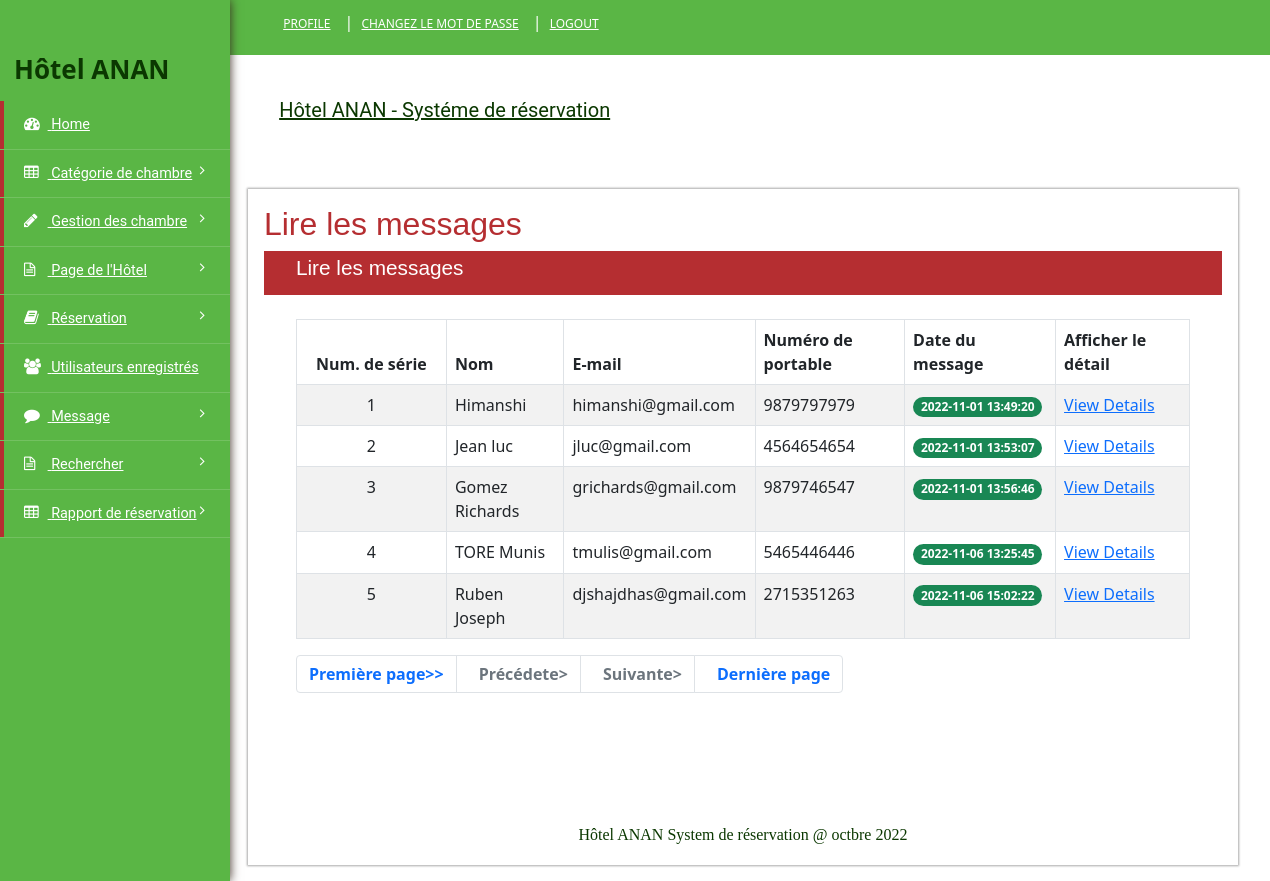
Screenshot of /admin/read-enquiry.php (signed in) with the database file from the repository.
### tables this page shows
CREATE TABLE `contact` (
  `ID` int(10) NOT NULL,
  `Name` varchar(200) DEFAULT NULL,
  `MobileNumber` bigint(10) DEFAULT NULL,
  `Email` varchar(200) DEFAULT NULL,
  `Message` mediumtext DEFAULT NULL,
  `EnquiryDate` timestamp NULL DEFAULT current_timestamp(),
  `IsRead` int(5) DEFAULT NULL
);

### admin/read-enquiry.php (the view, shortened to what this page needs)
<?php
include('includephp/connectionbd.php');
if (strlen($_SESSION['hotelanan']==0)) {
   header('location:logout.php');
} else{?>
	<!DOCTYPE HTML>
	<html>
		<head>
			<link href="css/style.css" rel="stylesheet" type="text/css" media="all" />
			<link href="https://cdn.jsdelivr.net/npm/bootstrap@5.0.0-beta1/dist/css/bootstrap.min.css" rel="stylesheet">
			<link href="css/font-awesome.css" rel="stylesheet">
		</head>
		<body>
			<div class="page-container">
				<div class="left-content">
					<div class="inner-content">
						<?php include_once('includephp/header.php');?>
						<div class="content">
							<div class="women_main">
								<div class="grids">
									<div class="progressbar-heading grids-heading">
										<h2>Lire les messages</h2>
									</div>
									<div class="panel panel-widget forms-panel">
										<div class="forms">
											<div class="form-grids widget-shadow" data-example-id="basic-forms">
												<div class="form-title">
													<h4>Lire les messages</h4>
												</div>
												<div class="form-body">
													<table class="table table-bordered table-striped table-vcenter js-dataTable-full-pagination">
														<thead>
															<tr>
																<th class="text-center">Num. de série</th>
																<th>Nom</th>
																<th class="d-none d-sm-table-cell">E-mail</th>
																<th class="d-none d-sm-table-cell">Numéro de portable</th>
																<th class="d-none d-sm-table-cell">Date du message</th>
																<th class="d-none d-sm-table-cell" style="width: 15%;">Afficher le détail</th>
															</tr>
														</thead>
														<tbody>
															<?php
															if (isset($_GET['pageno'])) {
																$pageno = $_GET['pageno'];
															} else {
																$pageno = 1;
															}
															$no_of_records_per_page = 5;
															$offset = ($pageno-1) * $no_of_records_per_page;
															$ret = "SELECT ID FROM contact";
															$query1 = $dbh -> prepare($ret);
															$query1->execute();
															$total_rows=$query1->rowCount();
															$total_pages = ceil($total_rows / $no_of_records_per_page);
															$sql="SELECT * from contact where IsRead='1' LIMIT $offset, $no_of_records_per_page";
															$query = $dbh -> prepare($sql);
															$query->execute();
															$results=$query->fetchAll(PDO::FETCH_OBJ);
															$cnt=1;
															if($query->rowCount() > 0)
															{
																foreach($results as $row)
																{               ?>
																	<tr>
																		<td class="text-center"><?php echo htmlentities($cnt);?></td>
																		<td class="font-w600"><?php  echo htmlentities($row->Name);?></td>
																		<td class="d-none d-sm-table-cell"><?php  echo htmlentities($row->Email);?></td>
																		<td class="d-none d-sm-table-cell"><?php  echo htmlentities($row->MobileNumber);?></td>
																		<td class="d-none d-sm-table-cell">
																			<span class="badge rounded-pill bg-success"><?php  echo htmlentities($row->EnquiryDate);?></span>
																		</td>
																		<td><a href="view-enquiry.php?viewid=<?php echo htmlentities ($row->ID);?>">View Details</a></td>
																	</tr>
																	<?php $cnt=$cnt+1;
																}
															} ?>
														</tbody>
													</table>
													<nav aria-label="Page navigation example">
														<div align="left">
															<ul class="pagination" >
																<li class="page-item"><a class="page-link" href="?pageno=1"><strong>Première page>></strong></a></li>
																<li class="page-item <?php if($pageno <= 1){ echo 'disabled'; } ?>">
																	<a class="page-link" href="<?php if($pageno <= 1){ echo '#'; } else { echo "?pageno=".($pageno - 1); } ?>"><strong style="padding-left: 10px">Précédete></strong></a>
																</li>
																<li class="page-item <?php if($pageno >= $total_pages){ echo 'disabled'; } ?>">
																	<a class="page-link" href="<?php if($pageno >= $total_pages){ echo '#'; } else { echo "?pageno=".($pageno + 1); } ?>"><strong style="padding-left: 10px">Suivante></strong></a>
																</li>
																<li class="page-item"><a class="page-link" href="?pageno=<?php echo $total_pages; ?>"><strong style="padding-left: 10px">Dernière page</strong></a></li>
															</ul>
														</div>
													</nav>
												</div>
											</div>
										</div>
									</div>
								</div>
								<?php include_once('includephp/footer.php');?>
							</div>
						</div>
					</div>
				</div>
				<?php include_once('includephp/sidebar.php');?>
				<div class="clearfix"></div>
			</div>
		</body>
	</html>
<?php }  ?>

### rows the page displays
contact: Name "Himanshi", Email "himanshi@gmail.com", MobileNumber "9879797979", EnquiryDate "2022-11-01 13:49:20"
contact: Name "Jean luc", Email "jluc@gmail.com", MobileNumber "4564654654", EnquiryDate "2022-11-01 13:53:07"
contact: Name "Gomez Richards", Email "grichards@gmail.com", MobileNumber "9879746547", EnquiryDate "2022-11-01 13:56:46"
contact: Name "TORE Munis", Email "tmulis@gmail.com", MobileNumber "5465446446", EnquiryDate "2022-11-06 13:25:45"
contact: Name "Ruben Joseph", Email "djshajdhas@gmail.com", MobileNumber "2715351263", EnquiryDate "2022-11-06 15:02:22"
